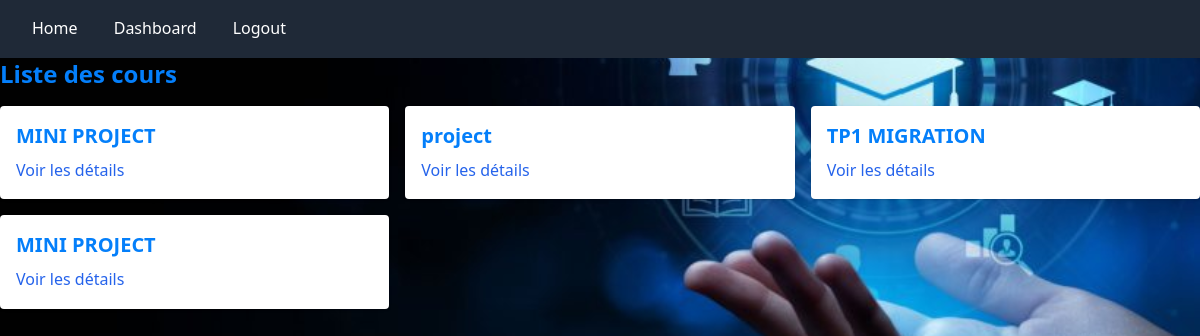
Page /courses/ (signed in) on the committed database.
### core/models.py (models this page shows, shortened)
class Course(models.Model):
    title = models.CharField(max_length=200)
    teacher = models.ForeignKey(User, on_delete=models.CASCADE)
    file = models.FileField(upload_to='courses/', blank=True, null=True)
    espace_depot = models.ForeignKey('EspaceDepot', on_delete=models.SET_NULL,
                                     null=True, blank=True)  # Use string reference

### core/views.py (the view)
# urls.py: path('courses/', views.course_list, name='course_list'),
@login_required
def course_list(request):
    courses = Course.objects.all()
    return render(request, 'core/course_list.html', {'courses': courses})

### templates/core/course_list.html (shortened to what this page needs)
{% extends 'base.html' %}
{% block content %}
<h2 class="text-2xl font-bold mb-4">Liste des cours</h2>
<div class="grid grid-cols-1 md:grid-cols-3 gap-4">
    {% for course in courses %}
    <div class="bg-white p-4 rounded shadow">
        <h3 class="text-xl font-bold">{{ course.title }}</h3>
        <a href="{% url 'course_detail' course.id %}" class="text-blue-600 hover:underline">Voir les détails</a>
    </div>
    {% empty %}
    <p>Aucun cours disponible.</p>
    {% endfor %}
</div>
{% endblock %}

### static/css/styles.css (style rules this page uses)
* { margin: 0; padding: 0; box-sizing: border-box; }
body { font-family: 'Segoe UI', Tahoma, Geneva, Verdana, sans-serif; background-color: #f4f7fa; color: rgb(6, 247, 255); line-height: 1.6; }
h2 { color: #047ffb; font-size: 1.8rem; margin-bottom: 1rem; }
h3 { color: #047ffa; font-size: 1.5rem; margin-bottom: 0.5rem; }
a { color: #3498db; text-decoration: none; transition: color 0.2s; }

### rows in the picture
Course: title "MINI PROJECT"
Course: title "project"
Course: title "TP1 MIGRATION"
Course: title "MINI PROJECT"
